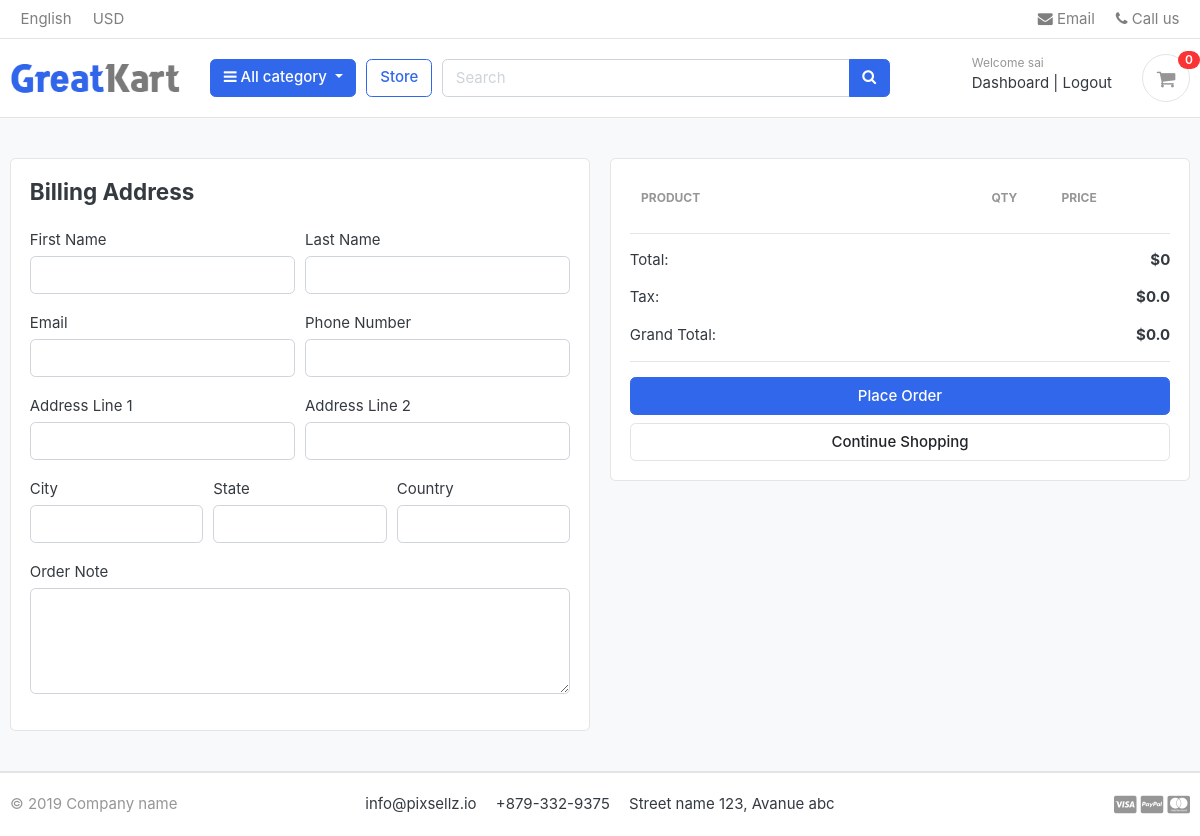
Page /cart/checkout/ (signed in) on the earlier database version.
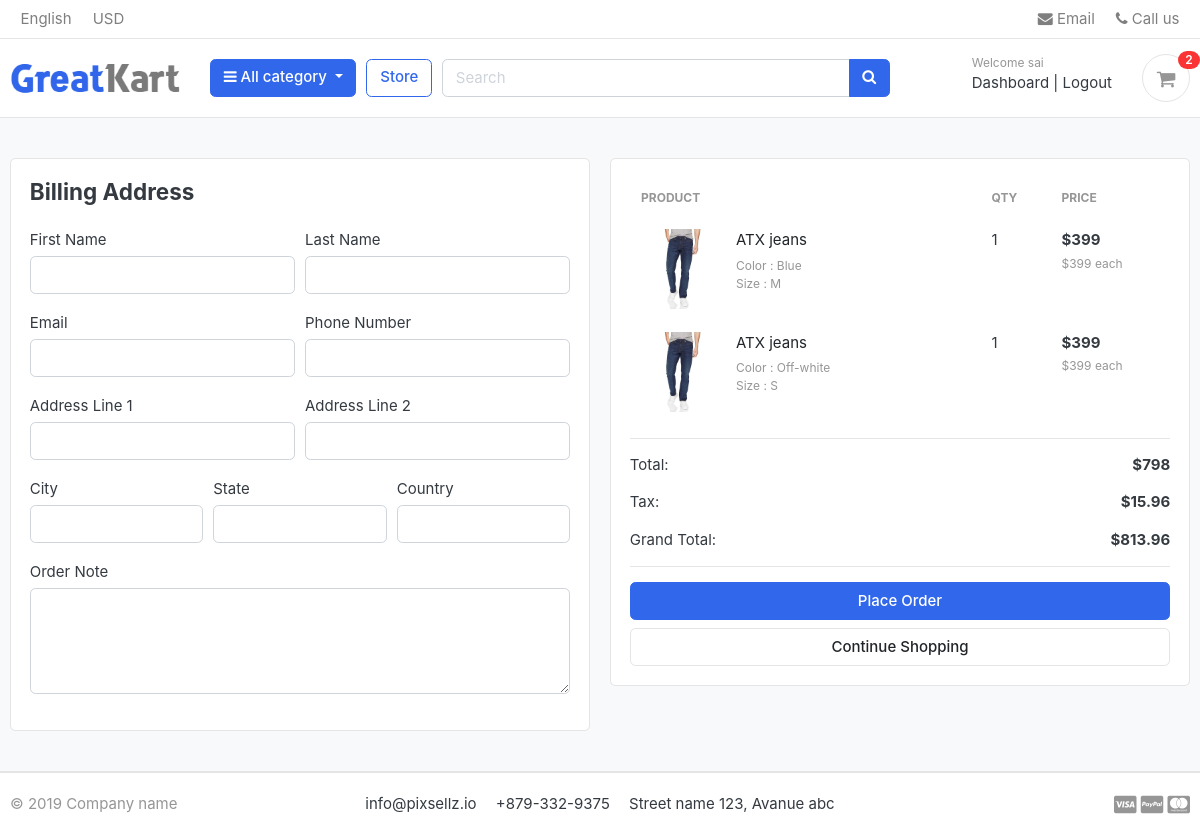
Same page on the later database version.
### carts/models.py (models this page shows, shortened)
class CartItem(models.Model):
    user = models.ForeignKey(Account,on_delete=models.CASCADE,null= True )
    product = models.ForeignKey(Product,on_delete=models.CASCADE)
    variation= models.ManyToManyField(Variation, blank=True)
    cart = models.ForeignKey(Cart,on_delete=models.CASCADE, null=True)
    quantity = models.IntegerField()
    is_active = models.BooleanField(default=True)
    def sub_total(self):
        return self.product.price * self.quantity

class Variation(models.Model):
    product = models.ForeignKey(Product,on_delete=models.CASCADE)
    variation_category = models.CharField(max_length=100,choices= variation_category_values)
    variation_value = models.CharField(max_length=100)
    is_active = models.BooleanField(default=True)
    created_date = models.DateField(auto_now_add=True)
    objects = VariationManager()

### store/models.py (models this page shows, shortened)
class Product(models.Model):
    product_name = models.CharField(max_length=200, unique= True)
    slug = models.SlugField(max_length=230, unique= True)
    description  = models.TextField(max_length=500, blank= True)
    price = models.IntegerField()
    image = models.ImageField(upload_to='photos/categories')
    stock = models.IntegerField()
    is_available = models.BooleanField(default=True)
    category = models.ForeignKey(Category, on_delete=models.CASCADE)
    created_date = models.DateTimeField(auto_now_add=True)
    modified_date = models.DateTimeField(auto_now=True)
    def get_url(self):
        return reverse('product_detail',args=[self.category.slug,self.slug])

### carts/views.py (the view)
# urls.py: path('checkout/',views.checkout,name="checkout")
@login_required(login_url='login')
def checkout(request):
    total = 0
    quantity = 0
    tax = 0
    grand_total = 0
    cart_items = []
    try:
        if request.user.is_authenticated:
                cart_items = CartItem.objects.filter(user=request.user,is_active = True)
        else:
                cart = Cart.objects.get(cart_id = _cart_id(request))
                cart_items = CartItem.objects.filter(cart=cart,is_active = True)
        for cart_item in cart_items:
                total += cart_item.product.price * cart_item.quantity
                quantity += cart_item.quantity
        tax = (2 * total) / 100
        grand_total = total + tax
    except ObjectDoesNotExist:
            pass
    context = {
            "total": total,
            "quantity": quantity,
            "cart_items": cart_items,
            "tax": tax,
            "grand_total": grand_total,
        }
    return render(request,'store/checkout.html',context)

### carts/context_processors.py (called while the page is built)
def counter(request):
    cart_count = 0
    if 'admin' in request.path:
        return {}
    try:
        cart = Cart.objects.filter(cart_id = _cart_id(request))
        if request.user.is_authenticated:
            cart_items = CartItem.objects.all().filter(user=request.user)
        else:
            cart_items = CartItem.objects.all().filter(cart= cart[:1])
        for cart_item in cart_items:
            cart_count += cart_item.quantity
    except Cart.DoesNotExist:
        cart_count = 0
    return dict(cart_count=cart_count)

### carts/views.py (called while the page is built)
def _cart_id(request):
    cart = request.session.session_key
    if not cart:
        cart = request.session.create()
    return cart

### category/context_processors.py (called while the page is built)
def menu_links(request):
    return {"links" : Category.objects.all()}

### category/models.py (called while the page is built)
    def get_url(self):
        return reverse('products_by_category',args=[self.slug])

### templates/store/checkout.html (shortened to what this page needs)
{% extends 'base.html' %}
{% block content %}
{% load static %}
<section class="section-content padding-y bg">
<div class="container">
<div class="row">
	<aside class="col-lg-6">
<div class="card">
	<div class="card-body">
		<h4 class="card=title mb-4">Billing Address</h4>
<form action="{% url 'place_order' %}" method="POST">
    <div class="form-row">
        <div class="col form-group">
            <label>First Name</label>
            <input type="text" name="first_name" class="form-control" required>
        </div>
        <div class="col form-group">
            <label>Last Name</label>
            <input type="text" name="last_name" class="form-control" required>
        </div>
    </div>
    <div class="form-row">
        <div class="col form-group">
            <label>Email</label>
            <input type="email" name="email" class="form-control" required>
        </div>
        <div class="col form-group">
            <label>Phone Number</label>
            <input type="text" name="phone" class="form-control" required>
        </div>
    </div>
    <div class="form-row">
        <div class="col form-group">
            <label>Address Line 1</label>
            <input type="text" name="address_line_1" class="form-control" required>
        </div>
        <div class="col form-group">
            <label>Address Line 2</label>
            <input type="text" name="address_line_2" class="form-control">
        </div>
    </div>
    <div class="form-row">
        <div class="col form-group">
            <label>City</label>
            <input type="text" name="city" class="form-control" required>
        </div>
        <div class="col form-group">
            <label>State</label>
            <input type="text" name="state" class="form-control" required>
        </div>
        <div class="col form-group">
            <label>Country</label>
            <input type="text" name="country" class="form-control" required>
        </div>
    </div>
    <div class="form-group">
        <label>Order Note</label>
        <textarea name="order_note" rows="4" class="form-control"></textarea>
    </div>
	</div>
</div>
	</aside>
	<aside class="col-lg-6">
<div class="card">
<div class="card-body">
<table class="table table-borderless">
    <thead class="text-muted">
        <tr class="small text-uppercase">
            <th>Product</th>
            <th width="70">Qty</th>
            <th width="120">Price</th>
        </tr>
    </thead>
    <tbody>
    {% for cart_item in cart_items %}
    <tr>
        <td>
            <figure class="itemside">
                <div class="aside">
                    <img src="{{ cart_item.product.image.url }}" class="img-sm">
                </div>
                <figcaption class="info">
                    <a href="{{ cart_item.product.get_url }}" class="title text-dark">
                        {{ cart_item.product.product_name }}
                    </a>
                    <p class="text-muted small">
                        {% for item in cart_item.variation.all %}
                            {{ item.variation_category|capfirst }} :
                            {{ item.variation_value|capfirst }} <br>
                        {% endfor %}
                    </p>
                </figcaption>
            </figure>
        </td>
        <td>
            {{ cart_item.quantity }}
        </td>
        <td>
            <strong>${{ cart_item.sub_total }}</strong><br>
            <small class="text-muted">${{ cart_item.product.price }} each</small>
        </td>
    </tr>
    {% endfor %}
    </tbody>
</table>
<hr>
<p class="d-flex justify-content-between">
    <span>Total:</span>
    <strong>${{ total }}</strong>
</p>
<p class="d-flex justify-content-between">
    <span>Tax:</span>
    <strong>${{ tax }}</strong>
</p>
<p class="d-flex justify-content-between">
    <span>Grand Total:</span>
    <strong>${{ grand_total }}</strong>
</p>
<hr>
<button type="submit" class="btn btn-primary btn-block">
    Place Order
</button>
<a href="{% url 'store' %}" class="btn btn-light btn-block">
    Continue Shopping
</a>
</div>
</div>
</aside>
</div>
</div>
</section>
{% endblock %}

### templates/includes/navbar.html (shortened to what this page needs)
{% load static %}
<header class="section-header">
<nav class="navbar p-md-0 navbar-expand-sm navbar-light border-bottom">
<div class="container">
  <div class="collapse navbar-collapse" id="navbarTop4">
    <ul class="navbar-nav mr-auto">
    	<li class="nav-item dropdown">
		 	<a href="#" class="nav-link">   English </a>
		</li>
		<li class="nav-item dropdown">
			<a href="#" class="nav-link"> USD </a>
		</li>
    </ul>
    <ul class="navbar-nav">
		<li><a href="#" class="nav-link"> <i class="fa fa-envelope"></i> Email </a></li>
		<li><a href="#" class="nav-link"> <i class="fa fa-phone"></i> Call us </a></li>
	</ul>
  </div>
</div>
</nav>
<section class="header-main border-bottom">
	<div class="container">
<div class="row align-items-center">
	<div class="col-lg-2 col-md-3 col-6">
		<a href="{% url 'home' %}" class="brand-wrap">
			<img class="logo" src="{% static './images/logo.png' %}">
		</a>
	</div>
	<div class="col-lg col-sm col-md col-6 flex-grow-0">
		<div class="category-wrap dropdown d-inline-block float-right">
			<button type="button" class="btn btn-primary dropdown-toggle" data-toggle="dropdown">
				<i class="fa fa-bars"></i> All category
			</button>
		</div>
	</div>
	<a href="{% url 'store' %}" class="btn btn-outline-primary">Store</a>
	<div class="col-lg  col-md-6 col-sm-12 col">
		<form action="{% url 'search' %}" method="GET" class="search">
			<div class="input-group w-100">
			    <input type="text" class="form-control" style="width:60%;" placeholder="Search" name="keyword">
			    <div class="input-group-append">
			      <button class="btn btn-primary" type="submit">
			        <i class="fa fa-search"></i>
			      </button>
			    </div>
		    </div>
		</form>
	</div>
	<div class="col-lg-3 col-sm-6 col-8 order-2 order-lg-3">
				<div class="d-flex justify-content-end mb-3 mb-lg-0">
				{% if user.id is not None %}
					<div class="widget-header">
							<small class="title text-muted">Welcome {{user.first_name}}</small>
							<div>
								<a href="{% url 'dashboard' %}">Dashboard</a> <span class="dark-transp"> | </span>
								<a href="{% url 'logout' %}">Logout</a>
							</div>
						</div>
				{% endif %}
					<a href="{% url 'cart' %}" class="widget-header pl-3 ml-3">
						<div class="icon icon-sm rounded-circle border"><i class="fa fa-shopping-cart"></i></div>
						<span class="badge badge-pill badge-danger notify">{{ cart_count }}</span>
					</a>
				</div>
			</div>
</div>
	</div>
</section>
</header>

Differences in the rows shown:
added CartItem: product.image (picture), product.product_name "ATX jeans", quantity "1", sub_total "399", product.price "399"
now on this page (row unchanged): Variation: variation_category "Color", variation_value "Blue", shown under "ATX jeans"
now on this page (row unchanged): Variation: variation_category "Size", variation_value "M", shown under "ATX jeans"
added CartItem: product.image (picture), product.product_name "ATX jeans", quantity "1", sub_total "399", product.price "399"
now on this page (row unchanged): Variation: variation_category "Color", variation_value "Off-white", shown under "ATX jeans"
now on this page (row unchanged): Variation: variation_category "Size", variation_value "S", shown under "ATX jeans"
Other differences:
{{ cart_count }}: "0" → "2"
{{ total }}: "0" → "798"
{{ tax }}: "0.0" → "15.96"
{{ grand_total }}: "0.0" → "813.96"
